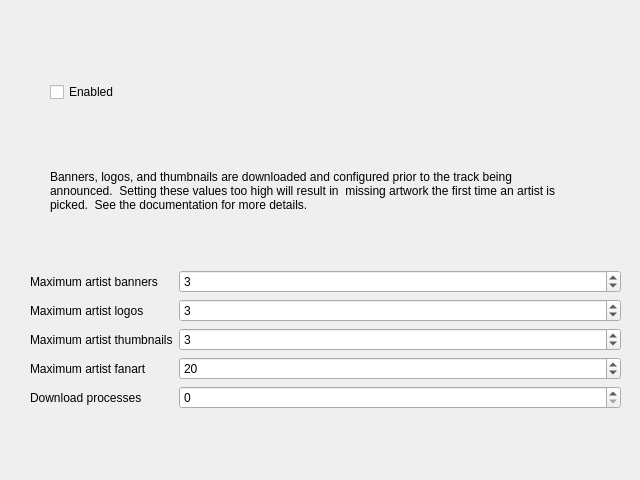
<?xml version="1.0" encoding="UTF-8"?>
<ui version="4.0">
 <class>artistextras_ui</class>
 <widget class="QWidget" name="artistextras_ui">
  <property name="geometry">
   <rect>
    <x>0</x>
    <y>0</y>
    <width>640</width>
    <height>480</height>
   </rect>
  </property>
  <property name="windowTitle">
   <string>Artist Extras</string>
  </property>
  <property name="displayName" stdset="0">
   <string>Artist Extras</string>
  </property>
  <widget class="QCheckBox" name="artistextras_checkbox">
   <property name="geometry">
    <rect>
     <x>50</x>
     <y>80</y>
     <width>82</width>
     <height>24</height>
    </rect>
   </property>
   <property name="text">
    <string>Enabled</string>
   </property>
  </widget>
  <widget class="QWidget" name="formLayoutWidget_2">
   <property name="geometry">
    <rect>
     <x>30</x>
     <y>270</y>
     <width>591</width>
     <height>167</height>
    </rect>
   </property>
   <layout class="QFormLayout" name="artistextras_layout">
    <item row="0" column="0">
     <widget class="QLabel" name="banenrs_label">
      <property name="text">
       <string>Maximum artist banners </string>
      </property>
     </widget>
    </item>
    <item row="0" column="1">
     <widget class="QSpinBox" name="banners_spin">
      <property name="minimum">
       <number>1</number>
      </property>
      <property name="value">
       <number>3</number>
      </property>
     </widget>
    </item>
    <item row="2" column="1">
     <widget class="QSpinBox" name="thumbnails_spin">
      <property name="minimum">
       <number>1</number>
      </property>
      <property name="value">
       <number>3</number>
      </property>
     </widget>
    </item>
    <item row="2" column="0">
     <widget class="QLabel" name="thumbnails_label">
      <property name="text">
       <string>Maximum artist thumbnails</string>
      </property>
     </widget>
    </item>
    <item row="1" column="0">
     <widget class="QLabel" name="logos_label">
      <property name="text">
       <string>Maximum artist logos</string>
      </property>
     </widget>
    </item>
    <item row="1" column="1">
     <widget class="QSpinBox" name="logos_spin">
      <property name="minimum">
       <number>1</number>
      </property>
      <property name="value">
       <number>3</number>
      </property>
     </widget>
    </item>
    <item row="3" column="1">
     <widget class="QSpinBox" name="fanart_spin">
      <property name="minimum">
       <number>1</number>
      </property>
      <property name="value">
       <number>20</number>
      </property>
     </widget>
    </item>
    <item row="3" column="0">
     <widget class="QLabel" name="fanart_label">
      <property name="text">
       <string>Maximum artist fanart</string>
      </property>
     </widget>
    </item>
    <item row="4" column="0">
     <widget class="QLabel" name="processes_label">
      <property name="text">
       <string>Download processes</string>
      </property>
     </widget>
    </item>
    <item row="4" column="1">
     <widget class="QSpinBox" name="processes_spin"/>
    </item>
   </layout>
  </widget>
  <widget class="QLabel" name="artistextras_desc_label">
   <property name="geometry">
    <rect>
     <x>50</x>
     <y>150</y>
     <width>511</width>
     <height>81</height>
    </rect>
   </property>
   <property name="text">
    <string>Banners, logos, and thumbnails are downloaded and configured prior to the track being announced.  Setting these values too high will result in  missing artwork the first time an artist is picked.  See the documentation for more details.</string>
   </property>
   <property name="wordWrap">
    <bool>true</bool>
   </property>
  </widget>
 </widget>
 <resources/>
 <connections/>
</ui>
